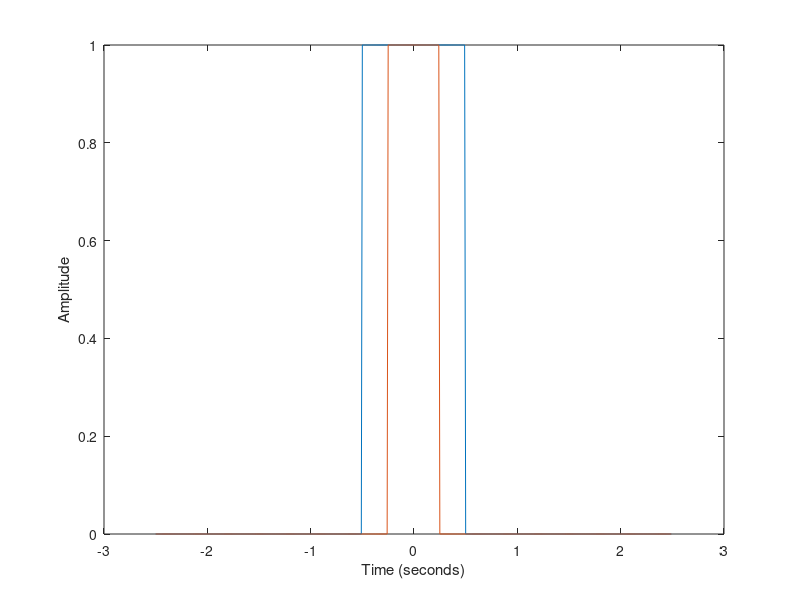
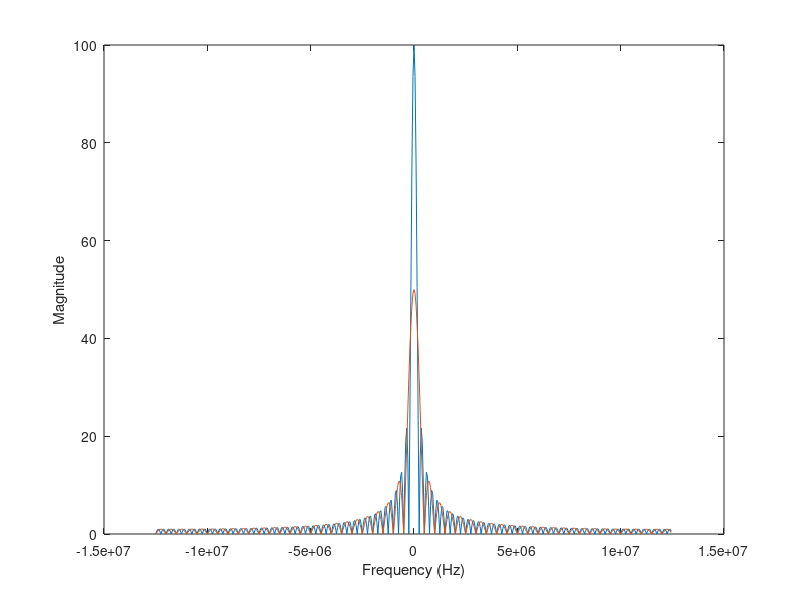

These charts were generated, in order, by the following MATLAB code:
%% set params
TIME_INTERVAL = 0.01;
POINTS_N = 500;
Y1_WIDTH = 1;
Y2_WIDTH = 0.5;
FREQUENCY_INTERVAL = POINTS_N / TIME_INTERVAL;
%% create functions
t = (-POINTS_N / 2) * TIME_INTERVAL:TIME_INTERVAL:(POINTS_N / 2- 1) * TIME_INTERVAL;
x1 = rectpuls(t, Y1_WIDTH);
x2 = rectpuls(t, Y2_WIDTH);
y1 = fft(x1);
y2 = fft(x2);
%% plot
figure(1);
plot(t, x1);
xlabel('Time (seconds)');
ylabel('Amplitude');
hold on;
plot(t, x2);
hold off;

f = (-POINTS_N / 2) * FREQUENCY_INTERVAL:FREQUENCY_INTERVAL:(POINTS_N / 2 - 1) * FREQUENCY_INTERVAL;
figure(2);
plot(f, fftshift( abs( y1 ) ) );
xlabel('Frequency (Hz)');
ylabel('Magnitude');
hold on;
plot(f, fftshift( abs( y2 ) ) );
hold off;